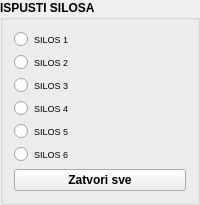
         <widget class="QGroupBox" name="groupBox_2">
          <property name="font">
           <font>
            <pointsize>9</pointsize>
            <weight>75</weight>
            <bold>true</bold>
           </font>
          </property>
          <property name="title">
           <string>ISPUSTI SILOSA</string>
          </property>
          <layout class="QVBoxLayout" name="verticalLayout_10">
           <item>
            <widget class="QRadioButton" name="srednji_ispusti_1">
             <property name="font">
              <font>
               <pointsize>7</pointsize>
               <weight>50</weight>
               <bold>false</bold>
              </font>
             </property>
             <property name="text">
              <string>SILOS 1</string>
             </property>
            </widget>
           </item>
           <item>
            <widget class="QRadioButton" name="srednji_ispusti_2">
             <property name="font">
              <font>
               <pointsize>7</pointsize>
               <weight>50</weight>
               <bold>false</bold>
              </font>
             </property>
             <property name="text">
              <string>SILOS 2</string>
             </property>
            </widget>
           </item>
           <item>
            <widget class="QRadioButton" name="srednji_ispusti_3">
             <property name="font">
              <font>
               <pointsize>7</pointsize>
               <weight>50</weight>
               <bold>false</bold>
              </font>
             </property>
             <property name="text">
              <string>SILOS 3</string>
             </property>
            </widget>
           </item>
           <item>
            <widget class="QRadioButton" name="srednji_ispusti_4">
             <property name="font">
              <font>
               <pointsize>7</pointsize>
               <weight>50</weight>
               <bold>false</bold>
              </font>
             </property>
             <property name="text">
              <string>SILOS 4</string>
             </property>
            </widget>
           </item>
           <item>
            <widget class="QRadioButton" name="srednji_ispusti_5">
             <property name="font">
              <font>
               <pointsize>7</pointsize>
               <weight>50</weight>
               <bold>false</bold>
              </font>
             </property>
             <property name="text">
              <string>SILOS 5</string>
             </property>
            </widget>
           </item>
           <item>
            <widget class="QRadioButton" name="srednji_ispusti_6">
             <property name="font">
              <font>
               <pointsize>7</pointsize>
               <weight>50</weight>
               <bold>false</bold>
              </font>
             </property>
             <property name="text">
              <string>SILOS 6</string>
             </property>
            </widget>
           </item>
           <item>
            <widget class="QPushButton" name="srednji_dugme_zatvorisve">
             <property name="text">
              <string>Zatvori sve</string>
             </property>
            </widget>
           </item>
          </layout>
          <zorder>srednji_ispusti_6</zorder>
          <zorder>srednji_ispusti_5</zorder>
          <zorder>srednji_ispusti_4</zorder>
          <zorder>srednji_ispusti_3</zorder>
          <zorder>srednji_ispusti_2</zorder>
          <zorder>srednji_ispusti_1</zorder>
          <zorder>srednji_dugme_zatvorisve</zorder>
         </widget>
